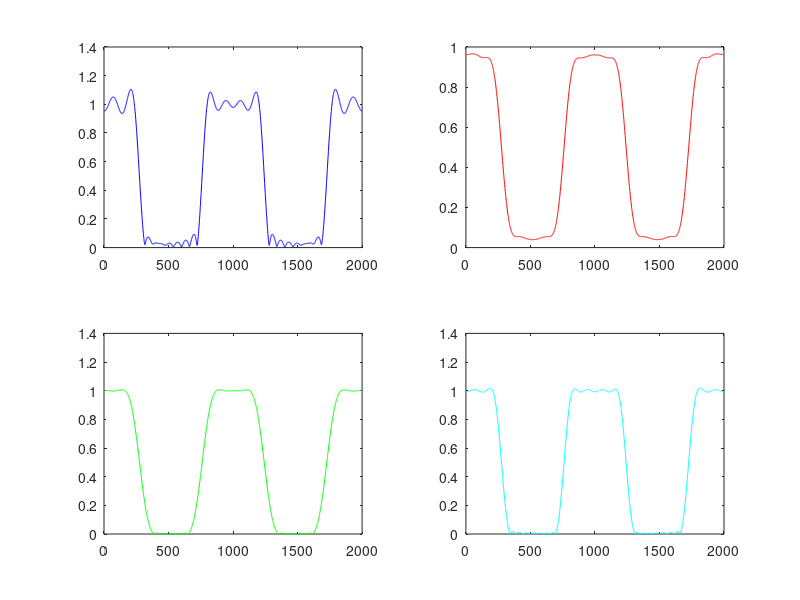
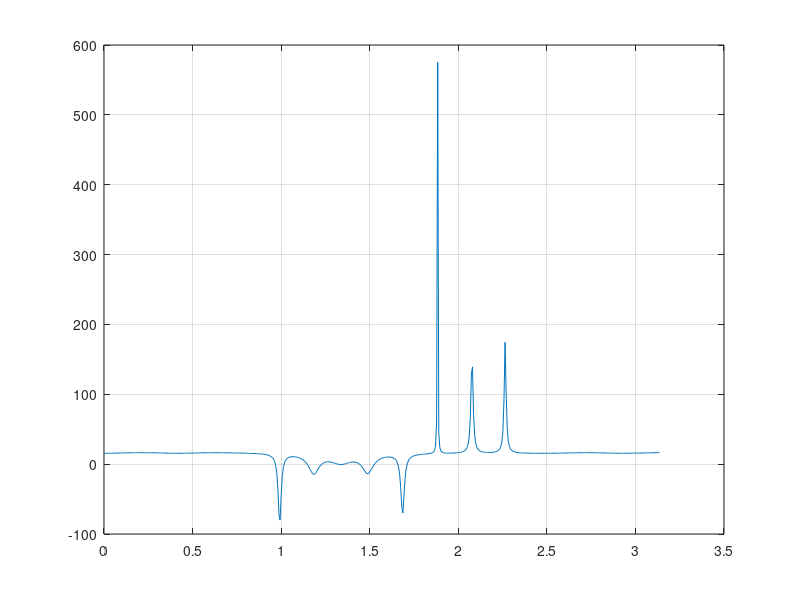
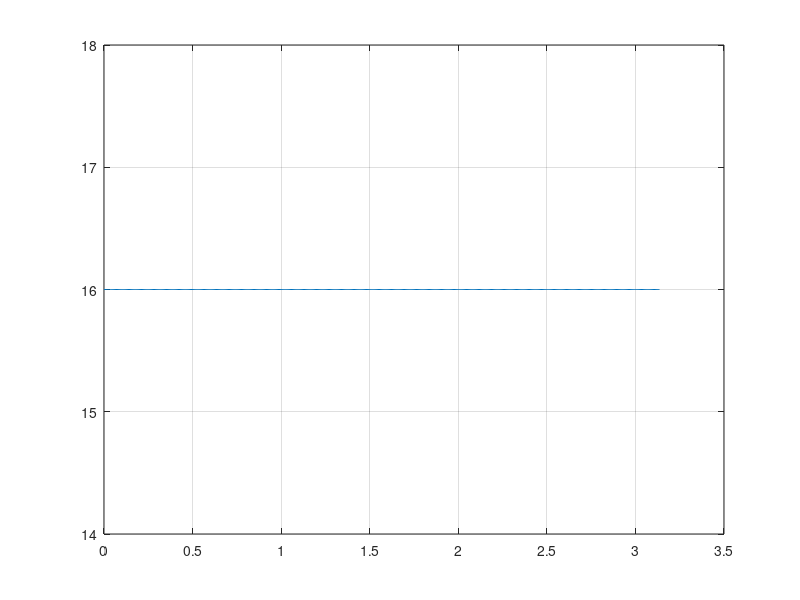
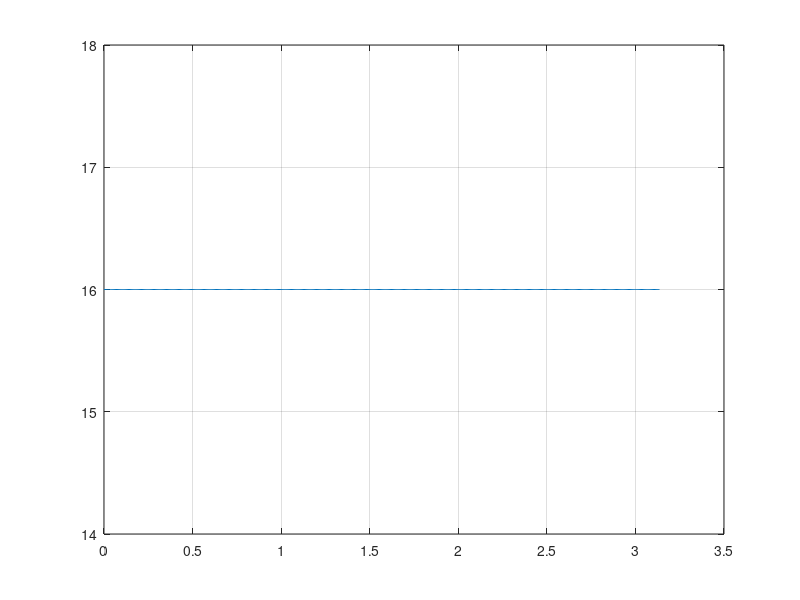

Write the MATLAB code that produced these figures, in order.
clear all
close all
clc

% L = 50;
% L = 100;
L = 1000;

N = 31;
alpha = 2.65;
% H = [ones(1,13) zeros(1,25) ones(1,12)];
% H = [ones(1,27) zeros(1,49) ones(1,24)];
H = [ones(1,275) zeros(1,485) ones(1,240)];
H = [H,H(end), H(end:-1:2)];      % Le mettre sur 2PI pts
h = ifftshift(ifft(H));

% figure
% hold on
% plot(H);
% % plot(h);
% % ylim([0 1.1])
% hold off

% figure
% plot(abs(ifftshift(ifft(H))));
% ylim([0 1.1])

carree = [zeros(1,985) ones(1,30) zeros(1,985)];
triangle = [zeros(1,985) triang(31)' zeros(1,984)];
hann = [zeros(1,985) hanning(31)' zeros(1,984)];
ks = [zeros(1,985) kaiser(31,alpha)' zeros(1,984)];

% figure,
% hold on
% plot(carree,'b')
% plot(triangle,'r')
% plot(hann,'g')
% plot(ks,'c')
% hold off 
% xlim([0 2*L+1])
% ylim([0 1.2])

r1 = h .* carree;
r2 = h .* triangle;
r3 = h .* hann;
r4 = h .* ks;

figure
subplot(2,2,1)
plot(abs(fft(r1)),'b');
subplot(2,2,2)
plot(abs(fft(r2)),'r');
subplot(2,2,3)
plot(abs(fft(r3)),'g');
subplot(2,2,4)
plot(abs(fft(r4)),'c');

%% Delai de groupe

b1 = r1(985:1017);
a1 = 1;

b2 = r2(985:1017);
a2 = 1;

b3 = r3(985:1017);
a3 = 1;

b4 = r4(985:1017);
a4 = 1;

figure
grpdelay(b1,a1);
figure
grpdelay(b2,a2);
figure
grpdelay(b3,a3);
figure
grpdelay(b4,a4);